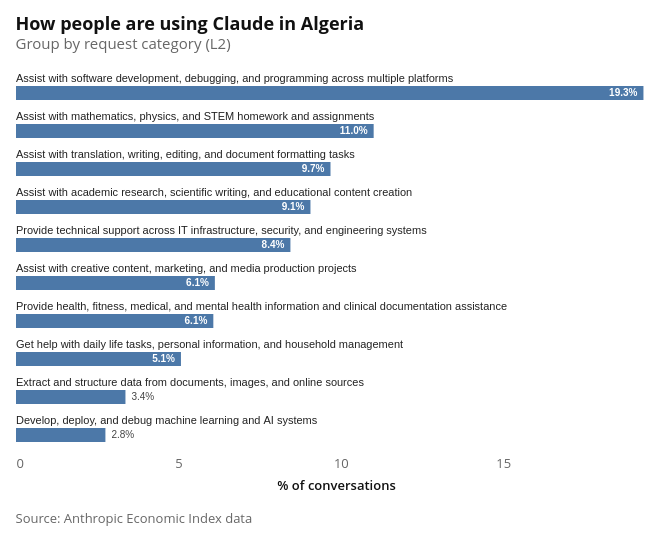

Source (notebook cell):
### Markdown cell above
**Figure 2a: Occupational breakdown of Claude use in Algeria (O\*NET-SOC)**

### Code cell
def request_df(level):
    return (
        dza.loc[
            lambda df: (
                (df["facet"] == "request")
                & (df["variable"] == "request_pct")
                & (df["level"] == level)
            )
        ]
        .filter(["cluster_name", "value"])
        .copy()
        .rename(columns={"value": "pct"})
        .sort_values("pct", ascending=False)
        .reset_index(drop=True)
    )


req_l2 = request_df(2)

l2_bar_chart = make_bar(
    req_l2,
    label_col="cluster_name",
    value_col="pct",
    title=f"How people are using Claude in {COUNTRY_NAME}",
    subtitle="Group by request category (L2)",
    top_n=10,
)
l2_bar_chart.save("claude_usage_by_request.png", ppi=300, scale_factor=3)
req_l2.to_csv("claude_usage_by_request.csv", index=False)
attaviz.add_caption(l2_bar_chart, "Source: Anthropic Economic Index data")

### Figure 1 — Vega-Lite specification as saved in the notebook (floating-point values rounded to 4 significant figures)
{"config": {"background": "white", "padding": 15, "mark": {"tooltip": true}, "point": {"filled": true, "size": 60, "stroke": "white", "strokeWidth": 1}, "circle": {"filled": true, "stroke": "white", "strokeWidth": 1}, "square": {"filled": true, "stroke": "white", "strokeWidth": 1}, "line": {"strokeWidth": 4, "strokeCap": "round", "strokeJoin": "round"}, "bar": {"cornerRadiusEnd": 0}, "area": {"opacity": 0.7}, "arc": {"stroke": "white", "strokeWidth": 1}, "rect": {"stroke": "#8A969F", "strokeWidth": 0.5}, "geoshape": {"stroke": "#666666", "strokeWidth": 0.3, "strokeJoin": "round", "strokeCap": "round"}, "title": {"font": "Open Sans, sans-serif", "fontSize": 18, "fontWeight": 700, "lineHeight": 22, "color": "#111111", "anchor": "start", "offset": 21, "subtitleFont": "Open Sans, sans-serif", "subtitleFontSize": 15, "subtitleFontWeight": 400, "subtitleLineHeight": 18, "subtitleColor": "#666666", "subtitlePadding": 3}, "axis": {"domain": false, "grid": true, "gridColor": "#CED4DE", "gridDash": [4, 2], "gridWidth": 1, "labelFont": "Open Sans, sans-serif", "labelFontSize": 13, "labelFontWeight": 400, "labelColor": "#666666", "labelPadding": 3, "tickColor": "#CED4DE", "tickSize": 5, "tickCount": 5, "titleFont": "Open Sans, sans-serif", "titleFontSize": 13, "titleFontWeight": 600, "titleColor": "#111111", "titlePadding": 9}, "axisX": {"grid": false, "tickSize": 0, "labelAngle": 0}, "axisY": {"domain": false, "ticks": false, "gridColor": "#CED4DE", "gridDash": [4, 2], "gridWidth": 1}, "axisQuantitative": {"tickCount": 5}, "axisBand": {"labelPadding": 6, "tickSize": 0}, "axisTemporal": {"grid": false}, "legend": {"labelFont": "Open Sans, sans-serif", "labelFontSize": 13, "labelFontWeight": 600, "labelColor": "#111111", "titleFont": "Open Sans, sans-serif", "titleFontSize": 13, "titleFontWeight": 600, "titleColor": "#111111", "titlePadding": 3, "symbolSize": 196, "symbolStrokeWidth": 0, "padding": 15, "offset": 21, "columnPadding": 21, "orient": "bottom", "labelLimit": 200, "titleLimit": 200}, "view": {"stroke": null, "continuousWidth": 600, "continuousHeight": 400}, "range": {"category": ["#34A7F2", "#FF9800", "#664AB6", "#4EC2C0", "#F3578E", "#081079", "#0C7C68", "#AA0000", "#DDDA21"], "diverging": ["#920000", "#BD6126", "#E3A763", "#EFEFEF", "#80BDE7", "#3587C3", "#025288"], "heatmap": ["#E3F6FD", "#75CCEC", "#089BD4", "#0169A1", "#023B6F"], "ordinal": ["#E3F6FD", "#75CCEC", "#089BD4", "#0169A1", "#023B6F"], "ramp": ["#E3F6FD", "#75CCEC", "#089BD4", "#0169A1", "#023B6F"]}, "scale": {"bandPaddingInner": 0.2, "bandPaddingOuter": 0.1, "pointPadding": 0.5}, "header": {"labelFont": "Open Sans, sans-serif", "labelFontSize": 13, "labelFontWeight": 600, "labelColor": "#111111", "titleFont": "Open Sans, sans-serif", "titleFontSize": 15, "titleFontWeight": 600, "titleColor": "#111111"}, "concat": {"spacing": 18}, "facet": {"spacing": 18}, "selection": {"point": {"on": "click", "clear": "dblclick"}, "interval": {"mark": {"fill": "#0071BC", "fillOpacity": 0.15, "stroke": "#0071BC", "strokeWidth": 1}}}}, "vconcat": [{"layer": [{"mark": {"type": "bar", "size": 14}, "encoding": {"tooltip": [{"field": "cluster_name", "title": "Group", "type": "nominal"}, {"field": "pct", "format": ".2f", "title": "%", "type": "quantitative"}], "x": {"field": "pct", "scale": {"domain": [0, 19.7], "nice": false}, "title": "% of conversations", "type": "quantitative"}, "y": {"axis": null, "field": "cluster_name", "sort": ["Assist with software development, debugging, and programming across multiple platforms", "Assist with mathematics, physics, and STEM homework and assignments", "Assist with translation, writing, editing, and document formatting tasks", "Assist with academic research, scientific writing, and educational content creation", "Provide technical support across IT infrastructure, security, and engineering systems", "Assist with creative content, marketing, and media production projects", "Provide health, fitness, medical, and mental health information and clinical documentation assistance", "Get help with daily life tasks, personal information, and household management", "Extract and structure data from documents, images, and online sources", "Develop, deploy, and debug machine learning and AI systems"], "title": null, "type": "nominal"}}}, {"mark": {"type": "text", "align": "left", "baseline": "bottom", "color": "#222", "dy": -9, "fontSize": 11}, "encoding": {"text": {"field": "cluster_name", "type": "nominal"}, "x": {"field": "_zero", "type": "quantitative"}, "y": {"axis": null, "field": "cluster_name", "sort": ["Assist with software development, debugging, and programming across multiple platforms", "Assist with mathematics, physics, and STEM homework and assignments", "Assist with translation, writing, editing, and document formatting tasks", "Assist with academic research, scientific writing, and educational content creation", "Provide technical support across IT infrastructure, security, and engineering systems", "Assist with creative content, marketing, and media production projects", "Provide health, fitness, medical, and mental health information and clinical documentation assistance", "Get help with daily life tasks, personal information, and household management", "Extract and structure data from documents, images, and online sources", "Develop, deploy, and debug machine learning and AI systems"], "title": null, "type": "nominal"}}}, {"mark": {"type": "text", "align": "right", "baseline": "middle", "color": "white", "dx": -6, "fontSize": 10, "fontWeight": "bold"}, "encoding": {"text": {"field": "_value_label", "type": "nominal"}, "x": {"field": "pct", "type": "quantitative"}, "y": {"axis": null, "field": "cluster_name", "sort": ["Assist with software development, debugging, and programming across multiple platforms", "Assist with mathematics, physics, and STEM homework and assignments", "Assist with translation, writing, editing, and document formatting tasks", "Assist with academic research, scientific writing, and educational content creation", "Provide technical support across IT infrastructure, security, and engineering systems", "Assist with creative content, marketing, and media production projects", "Provide health, fitness, medical, and mental health information and clinical documentation assistance", "Get help with daily life tasks, personal information, and household management", "Extract and structure data from documents, images, and online sources", "Develop, deploy, and debug machine learning and AI systems"], "title": null, "type": "nominal"}}, "transform": [{"filter": "datum['pct'] >= 3.940579022306597"}]}, {"mark": {"type": "text", "align": "left", "baseline": "middle", "color": "#444", "dx": 6, "fontSize": 10}, "encoding": {"text": {"field": "_value_label", "type": "nominal"}, "x": {"field": "pct", "type": "quantitative"}, "y": {"axis": null, "field": "cluster_name", "sort": ["Assist with software development, debugging, and programming across multiple platforms", "Assist with mathematics, physics, and STEM homework and assignments", "Assist with translation, writing, editing, and document formatting tasks", "Assist with academic research, scientific writing, and educational content creation", "Provide technical support across IT infrastructure, security, and engineering systems", "Assist with creative content, marketing, and media production projects", "Provide health, fitness, medical, and mental health information and clinical documentation assistance", "Get help with daily life tasks, personal information, and household management", "Extract and structure data from documents, images, and online sources", "Develop, deploy, and debug machine learning and AI systems"], "title": null, "type": "nominal"}}, "transform": [{"filter": "datum['pct'] < 3.940579022306597"}]}], "height": 380, "title": {"text": "How people are using Claude in Algeria", "subtitle": "Group by request category (L2)"}, "width": 640}], "data": {"name": "data-328a7c6c1c1c3c5f0f13dd8722945772"}, "title": {"text": "Source: Anthropic Economic Index data", "anchor": "start", "color": "#666666", "font": "Open Sans, sans-serif", "fontSize": 13, "fontWeight": 400, "lineHeight": 20, "offset": 21, "orient": "bottom"}, "$schema": "https://vega.github.io/schema/vega-lite/v6.4.1.json", "datasets": {"data-328a7c6c1c1c3c5f0f13dd8722945772": [{"cluster_name": "Assist with software development, debugging, and programming across multiple platforms", "pct": 19.32, "_zero": 0.0, "_value_label": "19.3%"}, {"cluster_name": "Assist with mathematics, physics, and STEM homework and assignments", "pct": 11.01, "_zero": 0.0, "_value_label": "11.0%"}, {"cluster_name": "Assist with translation, writing, editing, and document formatting tasks", "pct": 9.682, "_zero": 0.0, "_value_label": "9.7%"}, {"cluster_name": "Assist with academic research, scientific writing, and educational content creation", "pct": 9.065, "_zero": 0.0, "_value_label": "9.1%"}, {"cluster_name": "Provide technical support across IT infrastructure, security, and engineering systems", "pct": 8.448, "_zero": 0.0, "_value_label": "8.4%"}, {"cluster_name": "Assist with creative content, marketing, and media production projects", "pct": 6.122, "_zero": 0.0, "_value_label": "6.1%"}, {"cluster_name": "Provide health, fitness, medical, and mental health information and clinical documentation assistance", "pct": 6.075, "_zero": 0.0, "_value_label": "6.1%"}, {"cluster_name": "Get help with daily life tasks, personal information, and household management", "pct": 5.078, "_zero": 0.0, "_value_label": "5.1%"}, {"cluster_name": "Extract and structure data from documents, images, and online sources", "pct": 3.37, "_zero": 0.0, "_value_label": "3.4%"}, {"cluster_name": "Develop, deploy, and debug machine learning and AI systems", "pct": 2.753, "_zero": 0.0, "_value_label": "2.8%"}]}}
